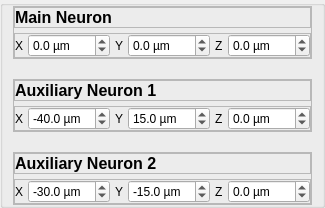
              <widget class="QGroupBox" name="Tetrode_Parameters_Neurons_groupBox">
               <layout class="QVBoxLayout" name="verticalLayout_2">
                <property name="spacing">
                 <number>20</number>
                </property>
                <property name="leftMargin">
                 <number>10</number>
                </property>
                <property name="topMargin">
                 <number>0</number>
                </property>
                <property name="rightMargin">
                 <number>10</number>
                </property>
                <property name="bottomMargin">
                 <number>0</number>
                </property>
                <item>
                 <widget class="QFrame" name="Tetrode_Parameters_Spikeling1_frame">
                  <property name="frameShape">
                   <enum>QFrame::StyledPanel</enum>
                  </property>
                  <property name="frameShadow">
                   <enum>QFrame::Raised</enum>
                  </property>
                  <layout class="QVBoxLayout" name="verticalLayout_7">
                   <property name="spacing">
                    <number>5</number>
                   </property>
                   <property name="leftMargin">
                    <number>0</number>
                   </property>
                   <property name="topMargin">
                    <number>0</number>
                   </property>
                   <property name="rightMargin">
                    <number>0</number>
                   </property>
                   <property name="bottomMargin">
                    <number>0</number>
                   </property>
                   <item>
                    <widget class="QFrame" name="Tetrode_Parameters_Spikeling1_label_frame">
                     <property name="frameShape">
                      <enum>QFrame::StyledPanel</enum>
                     </property>
                     <property name="frameShadow">
                      <enum>QFrame::Raised</enum>
                     </property>
                     <layout class="QVBoxLayout" name="verticalLayout_12">
                      <property name="spacing">
                       <number>0</number>
                      </property>
                      <property name="leftMargin">
                       <number>0</number>
                      </property>
                      <property name="topMargin">
                       <number>0</number>
                      </property>
                      <property name="rightMargin">
                       <number>0</number>
                      </property>
                      <property name="bottomMargin">
                       <number>0</number>
                      </property>
                      <item>
                       <widget class="QLabel" name="Tetrode_Parameters_Spikeling1_label">
                        <property name="font">
                         <font>
                          <pointsize>12</pointsize>
                          <weight>75</weight>
                          <bold>true</bold>
                         </font>
                        </property>
                        <property name="text">
                         <string>Main Neuron</string>
                        </property>
                       </widget>
                      </item>
                     </layout>
                    </widget>
                   </item>
                   <item>
                    <widget class="QFrame" name="Tetrode_Parameters_Spikeling1_Coordinate_frame">
                     <property name="frameShape">
                      <enum>QFrame::StyledPanel</enum>
                     </property>
                     <property name="frameShadow">
                      <enum>QFrame::Raised</enum>
                     </property>
                     <layout class="QHBoxLayout" name="horizontalLayout_2">
                      <property name="spacing">
                       <number>5</number>
                      </property>
                      <property name="leftMargin">
                       <number>0</number>
                      </property>
                      <property name="topMargin">
                       <number>0</number>
                      </property>
                      <property name="rightMargin">
                       <number>0</number>
                      </property>
                      <property name="bottomMargin">
                       <number>0</number>
                      </property>
                      <item alignment="Qt::AlignHCenter">
                       <widget class="QLabel" name="Tetrode_Parameters_Spikeling1_x_label">
                        <property name="text">
                         <string>X</string>
                        </property>
                       </widget>
                      </item>
                      <item>
                       <widget class="QDoubleSpinBox" name="Tetrode_Parameters_Spikeling1_x_doubleSpinBox">
                        <property name="suffix">
                         <string> µm</string>
                        </property>
                        <property name="decimals">
                         <number>1</number>
                        </property>
                        <property name="minimum">
                         <double>-500.000000000000000</double>
                        </property>
                        <property name="maximum">
                         <double>500.000000000000000</double>
                        </property>
                        <property name="value">
                         <double>0.000000000000000</double>
                        </property>
                       </widget>
                      </item>
                      <item alignment="Qt::AlignHCenter">
                       <widget class="QLabel" name="Tetrode_Parameters_Spikeling1_y_label">
                        <property name="text">
                         <string>Y</string>
                        </property>
                       </widget>
                      </item>
                      <item>
                       <widget class="QDoubleSpinBox" name="Tetrode_Parameters_Spikeling1_y_doubleSpinBox">
                        <property name="suffix">
                         <string> µm</string>
                        </property>
                        <property name="decimals">
                         <number>1</number>
                        </property>
                        <property name="minimum">
                         <double>-500.000000000000000</double>
                        </property>
                        <property name="maximum">
                         <double>500.000000000000000</double>
                        </property>
                       </widget>
                      </item>
                      <item alignment="Qt::AlignHCenter">
                       <widget class="QLabel" name="Tetrode_Parameters_Spikeling1_z_label">
                        <property name="text">
                         <string>Z</string>
                        </property>
                       </widget>
                      </item>
                      <item>
                       <widget class="QDoubleSpinBox" name="Tetrode_Parameters_Spikeling1_z_doubleSpinBox">
                        <property name="suffix">
                         <string> µm</string>
                        </property>
                        <property name="decimals">
                         <number>1</number>
                        </property>
                        <property name="minimum">
                         <double>-500.000000000000000</double>
                        </property>
                        <property name="maximum">
                         <double>500.000000000000000</double>
                        </property>
                       </widget>
                      </item>
                     </layout>
                    </widget>
                   </item>
                  </layout>
                 </widget>
                </item>
                <item>
                 <widget class="QFrame" name="Tetrode_Parameters_Spikeling2_frame">
                  <property name="frameShape">
                   <enum>QFrame::StyledPanel</enum>
                  </property>
                  <property name="frameShadow">
                   <enum>QFrame::Raised</enum>
                  </property>
                  <layout class="QVBoxLayout" name="verticalLayout_8">
                   <property name="spacing">
                    <number>5</number>
                   </property>
                   <property name="leftMargin">
                    <number>0</number>
                   </property>
                   <property name="topMargin">
                    <number>0</number>
                   </property>
                   <property name="rightMargin">
                    <number>0</number>
                   </property>
                   <property name="bottomMargin">
                    <number>0</number>
                   </property>
                   <item>
                    <widget class="QFrame" name="Tetrode_Parameters_Spikeling2_label_frame">
                     <property name="frameShape">
                      <enum>QFrame::StyledPanel</enum>
                     </property>
                     <property name="frameShadow">
                      <enum>QFrame::Raised</enum>
                     </property>
                     <layout class="QVBoxLayout" name="verticalLayout_11">
                      <property name="spacing">
                       <number>0</number>
                      </property>
                      <property name="leftMargin">
                       <number>0</number>
                      </property>
                      <property name="topMargin">
                       <number>0</number>
                      </property>
                      <property name="rightMargin">
                       <number>0</number>
                      </property>
                      <property name="bottomMargin">
                       <number>0</number>
                      </property>
                      <item>
                       <widget class="QLabel" name="Tetrode_Parameters_Spikeling2_label">
                        <property name="font">
                         <font>
                          <pointsize>12</pointsize>
                          <weight>75</weight>
                          <bold>true</bold>
                         </font>
                        </property>
                        <property name="text">
                         <string>Auxiliary Neuron 1</string>
                        </property>
                       </widget>
                      </item>
                     </layout>
                    </widget>
                   </item>
                   <item>
                    <widget class="QFrame" name="Tetrode_Parameters_Spikeling2_Coordinate_frame">
                     <property name="frameShape">
                      <enum>QFrame::StyledPanel</enum>
                     </property>
                     <property name="frameShadow">
                      <enum>QFrame::Raised</enum>
                     </property>
                     <layout class="QHBoxLayout" name="horizontalLayout_4">
                      <property name="spacing">
                       <number>5</number>
                      </property>
                      <property name="leftMargin">
                       <number>0</number>
                      </property>
                      <property name="topMargin">
                       <number>0</number>
                      </property>
                      <property name="rightMargin">
                       <number>0</number>
                      </property>
                      <property name="bottomMargin">
                       <number>0</number>
                      </property>
                      <item alignment="Qt::AlignHCenter">
                       <widget class="QLabel" name="Tetrode_Parameters_Spikeling2_x_label">
                        <property name="text">
                         <string>X</string>
                        </property>
                       </widget>
                      </item>
                      <item>
                       <widget class="QDoubleSpinBox" name="Tetrode_Parameters_Spikeling2_x_doubleSpinBox">
                        <property name="suffix">
                         <string> µm</string>
                        </property>
                        <property name="decimals">
                         <number>1</number>
                        </property>
                        <property name="minimum">
                         <double>-500.000000000000000</double>
                        </property>
                        <property name="maximum">
                         <double>500.000000000000000</double>
                        </property>
                        <property name="value">
                         <double>-40.000000000000000</double>
                        </property>
                       </widget>
                      </item>
                      <item alignment="Qt::AlignHCenter">
                       <widget class="QLabel" name="Tetrode_Parameters_Spikeling2_y_label">
                        <property name="text">
                         <string>Y</string>
                        </property>
                       </widget>
                      </item>
                      <item>
                       <widget class="QDoubleSpinBox" name="Tetrode_Parameters_Spikeling2_y_doubleSpinBox">
                        <property name="suffix">
                         <string> µm</string>
                        </property>
                        <property name="decimals">
                         <number>1</number>
                        </property>
                        <property name="minimum">
                         <double>-500.000000000000000</double>
                        </property>
                        <property name="maximum">
                         <double>500.000000000000000</double>
                        </property>
                        <property name="value">
                         <double>15.000000000000000</double>
                        </property>
                       </widget>
                      </item>
                      <item alignment="Qt::AlignHCenter">
                       <widget class="QLabel" name="Tetrode_Parameters_Spikeling2_z_label">
                        <property name="text">
                         <string>Z</string>
                        </property>
                       </widget>
                      </item>
                      <item>
                       <widget class="QDoubleSpinBox" name="Tetrode_Parameters_Spikeling2_z_doubleSpinBox">
                        <property name="suffix">
                         <string> µm</string>
                        </property>
                        <property name="decimals">
                         <number>1</number>
                        </property>
                        <property name="minimum">
                         <double>-500.000000000000000</double>
                        </property>
                        <property name="maximum">
                         <double>500.000000000000000</double>
                        </property>
                       </widget>
                      </item>
                     </layout>
                    </widget>
                   </item>
                  </layout>
                 </widget>
                </item>
                <item>
                 <widget class="QFrame" name="Tetrode_Parameters_Spikeling3_frame">
                  <property name="frameShape">
                   <enum>QFrame::StyledPanel</enum>
                  </property>
                  <property name="frameShadow">
                   <enum>QFrame::Raised</enum>
                  </property>
                  <layout class="QVBoxLayout" name="verticalLayout_9">
                   <property name="spacing">
                    <number>5</number>
                   </property>
                   <property name="leftMargin">
                    <number>0</number>
                   </property>
                   <property name="topMargin">
                    <number>0</number>
                   </property>
                   <property name="rightMargin">
                    <number>0</number>
                   </property>
                   <property name="bottomMargin">
                    <number>0</number>
                   </property>
                   <item>
                    <widget class="QFrame" name="Tetrode_Parameters_Spikeling3_label_frame">
                     <property name="frameShape">
                      <enum>QFrame::StyledPanel</enum>
                     </property>
                     <property name="frameShadow">
                      <enum>QFrame::Raised</enum>
                     </property>
                     <layout class="QVBoxLayout" name="verticalLayout_10">
                      <property name="spacing">
                       <number>0</number>
                      </property>
                      <property name="leftMargin">
                       <number>0</number>
                      </property>
                      <property name="topMargin">
                       <number>0</number>
                      </property>
                      <property name="rightMargin">
                       <number>0</number>
                      </property>
                      <property name="bottomMargin">
                       <number>0</number>
                      </property>
                      <item>
                       <widget class="QLabel" name="Tetrode_Parameters_Spikeling3_label">
                        <property name="font">
                         <font>
                          <pointsize>12</pointsize>
                          <weight>75</weight>
                          <bold>true</bold>
                         </font>
                        </property>
                        <property name="text">
                         <string>Auxiliary Neuron 2</string>
                        </property>
                       </widget>
                      </item>
                     </layout>
                    </widget>
                   </item>
                   <item>
                    <widget class="QFrame" name="Tetrode_Parameters_Spikeling3_Coordinate_frame">
                     <property name="frameShape">
                      <enum>QFrame::StyledPanel</enum>
                     </property>
                     <property name="frameShadow">
                      <enum>QFrame::Raised</enum>
                     </property>
                     <layout class="QHBoxLayout" name="horizontalLayout_3">
                      <property name="spacing">
                       <number>5</number>
                      </property>
                      <property name="leftMargin">
                       <number>0</number>
                      </property>
                      <property name="topMargin">
                       <number>0</number>
                      </property>
                      <property name="rightMargin">
                       <number>0</number>
                      </property>
                      <property name="bottomMargin">
                       <number>0</number>
                      </property>
                      <item alignment="Qt::AlignHCenter">
                       <widget class="QLabel" name="Tetrode_Parameters_Spikeling3_x_label">
                        <property name="text">
                         <string>X</string>
                        </property>
                       </widget>
                      </item>
                      <item>
                       <widget class="QDoubleSpinBox" name="Tetrode_Parameters_Spikeling3_x_doubleSpinBox">
                        <property name="suffix">
                         <string> µm</string>
                        </property>
                        <property name="decimals">
                         <number>1</number>
                        </property>
                        <property name="minimum">
                         <double>-500.000000000000000</double>
                        </property>
                        <property name="maximum">
                         <double>500.000000000000000</double>
                        </property>
                        <property name="value">
                         <double>-30.000000000000000</double>
                        </property>
                       </widget>
                      </item>
                      <item alignment="Qt::AlignHCenter">
                       <widget class="QLabel" name="Tetrode_Parameters_Spikeling3_y_label">
                        <property name="text">
                         <string>Y</string>
                        </property>
                       </widget>
                      </item>
                      <item>
                       <widget class="QDoubleSpinBox" name="Tetrode_Parameters_Spikeling3_y_doubleSpinBox">
                        <property name="suffix">
                         <string> µm</string>
                        </property>
                        <property name="decimals">
                         <number>1</number>
                        </property>
                        <property name="minimum">
                         <double>-500.000000000000000</double>
                        </property>
                        <property name="maximum">
                         <double>500.000000000000000</double>
                        </property>
                        <property name="value">
                         <double>-15.000000000000000</double>
                        </property>
                       </widget>
                      </item>
                      <item alignment="Qt::AlignHCenter">
                       <widget class="QLabel" name="Tetrode_Parameters_Spikeling3_z_label">
                        <property name="text">
                         <string>Z</string>
                        </property>
                       </widget>
                      </item>
                      <item>
                       <widget class="QDoubleSpinBox" name="Tetrode_Parameters_Spikeling3_z_doubleSpinBox">
                        <property name="suffix">
                         <string> µm</string>
                        </property>
                        <property name="decimals">
                         <number>1</number>
                        </property>
                        <property name="minimum">
                         <double>-500.000000000000000</double>
                        </property>
                        <property name="maximum">
                         <double>500.000000000000000</double>
                        </property>
                       </widget>
                      </item>
                     </layout>
                    </widget>
                   </item>
                  </layout>
                 </widget>
                </item>
               </layout>
              </widget>
